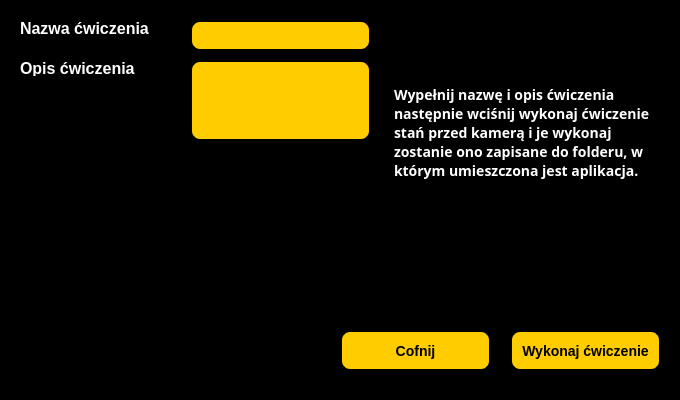
<?xml version="1.0" encoding="UTF-8"?>
<ui version="4.0">
 <class>recordInfoWindow</class>
 <widget class="QMainWindow" name="recordInfoWindow">
  <property name="geometry">
   <rect>
    <x>0</x>
    <y>0</y>
    <width>680</width>
    <height>400</height>
   </rect>
  </property>
  <property name="windowTitle">
   <string>RehabAssistance</string>
  </property>
  <property name="styleSheet">
   <string notr="true">background-color:black</string>
  </property>
  <widget class="QWidget" name="centralwidget">
   <widget class="QLineEdit" name="lineName">
    <property name="geometry">
     <rect>
      <x>190</x>
      <y>20</y>
      <width>181</width>
      <height>31</height>
     </rect>
    </property>
    <property name="styleSheet">
     <string notr="true">background-color:#FFCC00;
font: 8pt &quot;Tahoma&quot;;
color:231900;
border-style:outset;
border-width:2px;
border-radius:10px;
border-color:black;
font: bold 14px;
padding: 6px; 
min-width:10px;
</string>
    </property>
    <property name="maxLength">
     <number>30</number>
    </property>
   </widget>
   <widget class="QLabel" name="labelRecordName">
    <property name="geometry">
     <rect>
      <x>20</x>
      <y>20</y>
      <width>151</width>
      <height>16</height>
     </rect>
    </property>
    <property name="styleSheet">
     <string notr="true">color:white;font-size: 15px; font-weight: 300; line-height: 32px;font: bold 16px;</string>
    </property>
    <property name="text">
     <string>Nazwa ćwiczenia</string>
    </property>
   </widget>
   <widget class="QLineEdit" name="lineDescription">
    <property name="geometry">
     <rect>
      <x>190</x>
      <y>60</y>
      <width>181</width>
      <height>81</height>
     </rect>
    </property>
    <property name="styleSheet">
     <string notr="true">background-color:#FFCC00;
font: 8pt &quot;Tahoma&quot;;
color:231900;
border-style:outset;
border-width:2px;
border-radius:10px;
border-color:black;
font: bold 14px;
padding: 6px; 
min-width:10px;
</string>
    </property>
    <property name="maxLength">
     <number>2000</number>
    </property>
   </widget>
   <widget class="QLabel" name="labelInfoRecord">
    <property name="geometry">
     <rect>
      <x>20</x>
      <y>60</y>
      <width>151</width>
      <height>16</height>
     </rect>
    </property>
    <property name="styleSheet">
     <string notr="true">color:white;font-size: 15px; font-weight: 300; line-height: 32px;font: bold 16px;</string>
    </property>
    <property name="text">
     <string>Opis ćwiczenia</string>
    </property>
   </widget>
   <widget class="QPushButton" name="buttonRecordInfoNow">
    <property name="geometry">
     <rect>
      <x>510</x>
      <y>330</y>
      <width>151</width>
      <height>41</height>
     </rect>
    </property>
    <property name="styleSheet">
     <string notr="true">background-color:#FFCC00;
font: 8pt &quot;Tahoma&quot;;
color:231900;
border-style:outset;
border-width:2px;
border-radius:10px;
border-color:black;
font: bold 14px;
padding: 6px; 
min-width:10px;
</string>
    </property>
    <property name="text">
     <string>Wykonaj ćwiczenie</string>
    </property>
    <property name="autoDefault">
     <bool>false</bool>
    </property>
    <property name="default">
     <bool>true</bool>
    </property>
   </widget>
   <widget class="QPushButton" name="buttonRecordInfoBack">
    <property name="geometry">
     <rect>
      <x>340</x>
      <y>330</y>
      <width>151</width>
      <height>41</height>
     </rect>
    </property>
    <property name="styleSheet">
     <string notr="true">background-color:#FFCC00;
font: 8pt &quot;Tahoma&quot;;
color:231900;
border-style:outset;
border-width:2px;
border-radius:10px;
border-color:black;
font: bold 14px;
padding: 6px; 
min-width:10px;
</string>
    </property>
    <property name="text">
     <string>Cofnij</string>
    </property>
   </widget>
   <widget class="QLabel" name="labelRecordDescription">
    <property name="geometry">
     <rect>
      <x>390</x>
      <y>30</y>
      <width>261</width>
      <height>231</height>
     </rect>
    </property>
    <property name="font">
     <font>
      <family>Helvetica Neue,sans-serif</family>
      <pointsize>-1</pointsize>
      <weight>75</weight>
      <italic>false</italic>
      <bold>true</bold>
     </font>
    </property>
    <property name="styleSheet">
     <string notr="true">color: white; font-family: 'Helvetica Neue', sans-serif; font-size: 14px; line-height: 24px; margin: 0 0 24px; text-align: justify; text-justify: inter-word; font: bold 14px;</string>
    </property>
    <property name="text">
     <string>&lt;html&gt;&lt;head/&gt;&lt;body&gt;&lt;p&gt;Wypełnij nazwę i opis ćwiczenia następnie wciśnij wykonaj ćwiczenie stań przed kamerą i je wykonaj zostanie ono zapisane do folderu, w którym umieszczona jest aplikacja. &lt;/p&gt;&lt;/body&gt;&lt;/html&gt;</string>
    </property>
    <property name="wordWrap">
     <bool>true</bool>
    </property>
   </widget>
  </widget>
  <widget class="QStatusBar" name="statusbar"/>
 </widget>
 <resources/>
 <connections/>
</ui>
